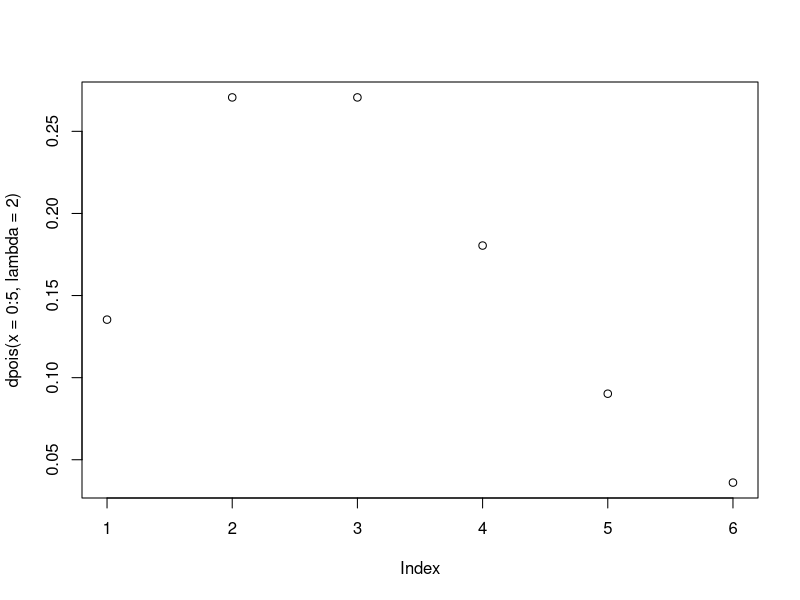
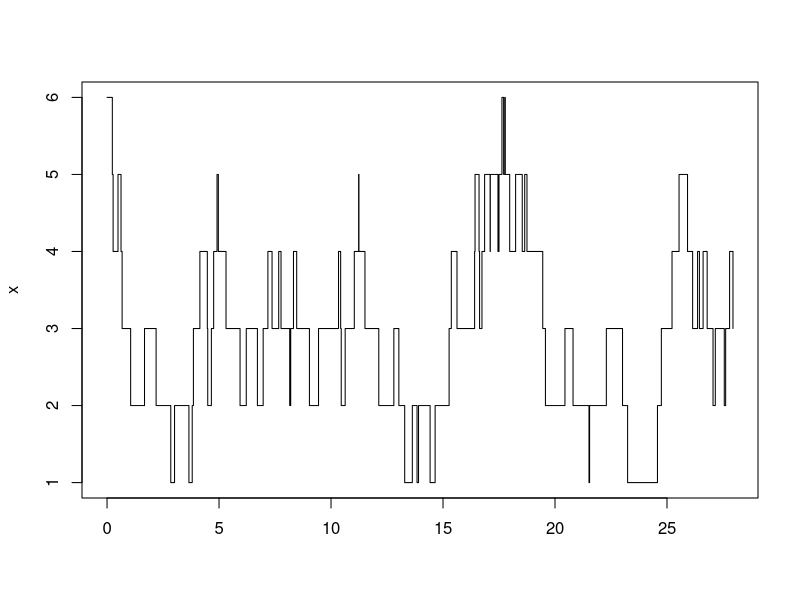

These charts were generated, in order, by the following R code:
#12.2 d)
plot( dpois( x=0:5, lambda=2 ))

#Function for simulating repairman problem
simulate.repairman <- function(n=100,lambda=2, mu=1, x0 = 6, R = 1){
    # n - numeric of transitions# lambda - birth rate
    # mu - death rate
    # x0 - initial state (1,2,3,4,5,6)
    # R - number of repairmen
    lambdavec = rep(0,6)  # = [2,2,2,2,1,0] (lambda is 2 but only one machine can be fixed last transition)
    muvec = rep(0,6)      # = [0,1,2,3,4,5]  
    lambdavec[6] = 1/1e32 # ~ 0 - last lambda is 0
    muvec[1] = 1/1e32 # ~ 0 - first mu is 0 in (finite) random walk
    for(i in (1:5)) {
        lambdavec[i] = lambda * min(c(6-i,R))
        print((c((6-i), R)))
    }
    muvec[2:6] = mu * 1:5
    x = t = rep(0,n)
    x[1] = x0 #initializing
    dx = c(1,-1) # 1 => one repair, step up. -1 => one break_down, step down
    for(i in 2:n){
        # Drawing traisition
        # rexp - sampling from the exponential
        repair_machine = rexp(1, rate = lambdavec[x[i-1]]) #no machine to repair when x=6 (lambadec[6]=0.0..01) rexp(1,rate=0.0..01)=infinity
        break_down_machine = rexp(1, rate = muvec[x[i-1]]) #x=6, mu=5, e(breakdown) = 1/5
        E = c(repair_machine, break_down_machine)
        step_up_or_down = which(E==min(E)) #i=2, min (E) most certainly break_down_machine => which(E=min(E)) = 2
        x[i] = x[i-1]+ dx[step_up_or_down]
        t[i] <- min(E) # continous time on x-axis. min value drawn from exponential dist is waiting-time until next event.
    }
    return(cbind(cumsum(t),x)) # Returning simulation, x-axis cumulative sum of sampling from exponential dist. Y-axis is the event of going up or down -> which(min(E))
}

set.seed(1)

# e)
lambda = 2
mu = 1
X <- simulate.repairman(n=100,lambda=lambda, mu=mu, x0 = 6, R=1)
plot(X, type="s")
